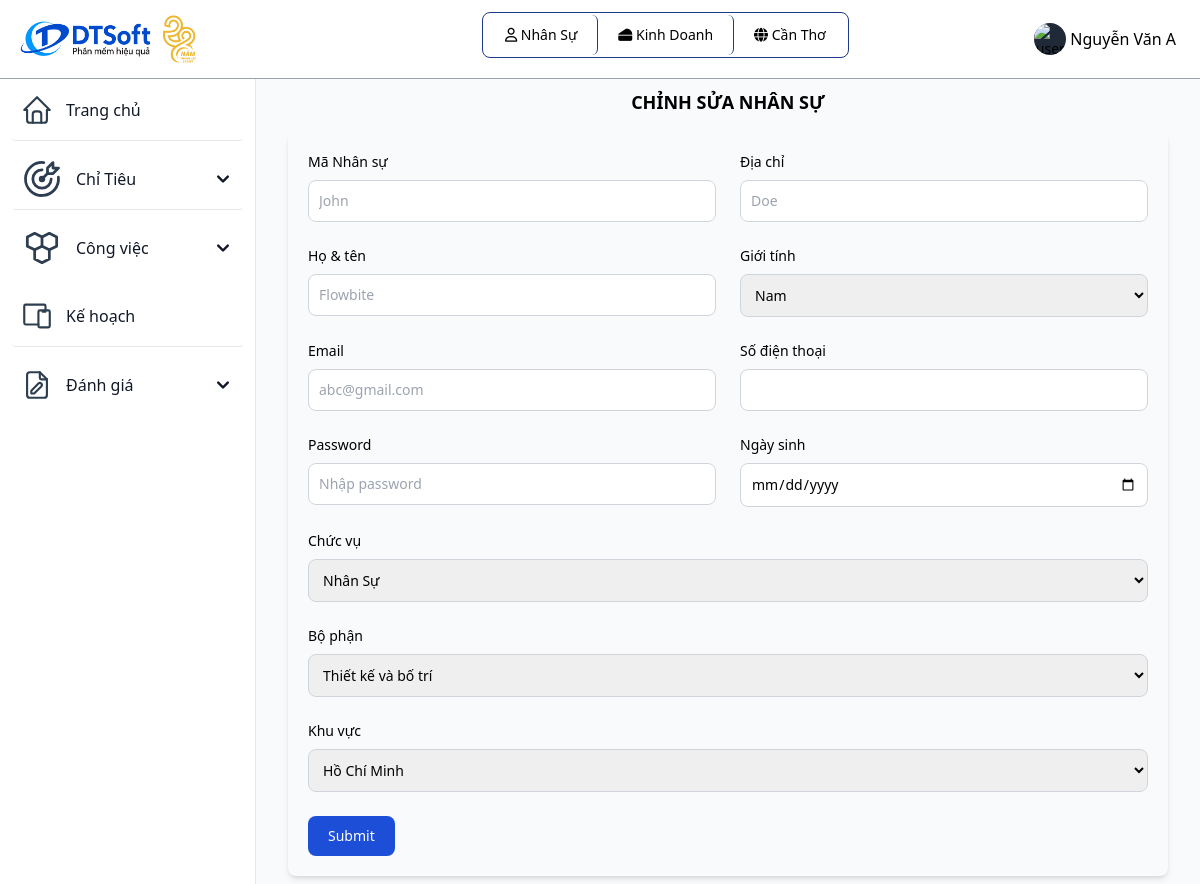
Page /chinhsuanhanvien.php (signed in) on the committed database.
### tables this page shows
CREATE TABLE `vaitro` (
  `id_vaitro` varchar(10) primary key,
  `tenvaitro` varchar(255) NOT NULL,
  `mota` varchar(255) NOT NULL
);

CREATE TABLE `bophan` (
  `id_bophan` varchar(10) primary key,
  `id_khuvuc` varchar(10) NOT NULL,
  `tenbophan` varchar(255) NOT NULL,
  `cvchuyenmon` varchar(255) NOT NULL,
  foreign key(id_khuvuc) references khuvuc(id_khuvuc)
);

CREATE TABLE `khuvuc` (
  `id_khuvuc` varchar(10) primary key,
  `tenkhuvuc` varchar(255) NOT NULL,
  `diachi` varchar(255) NOT NULL,
  `sdt` int(20) NOT NULL
);

### chinhsuanhanvien.php (the view, shortened to what the rows shown need)
<?php
include "inc/header.php";
?>
</body>
</html>

### inc/header.php (shortened to what the rows shown need)
<?php
 include_once('db/connect.php');
?>
<!DOCTYPE html>
<html lang="en">
<head>
	<link href="https://unpkg.com/tailwindcss@2.2.19/dist/tailwind.min.css" rel=" stylesheet">
  <link rel="stylesheet" href="https://cdnjs.cloudflare.com/ajax/libs/font-awesome/6.4.0/css/all.min.css">
	<link href="https://cdn.datatables.net/1.10.19/css/jquery.dataTables.min.css" rel="stylesheet">
	<link href="https://cdn.datatables.net/responsive/2.2.3/css/responsive.dataTables.min.css" rel="stylesheet">
  <script src="https://cdn.tailwindcss.com"></script>
</head>
<body class="g-sidenav-show bg-slate-50" id="draggable">
  <nav class="fixed top-0 z-50 w-full bg-white border-b border-gray-400 dark:border-gray-100 text-black">
        <div class="px-3 py-3 lg:px-5 lg:pl-3">
          <div class="flex items-center justify-between">
	    <div class="divToHide flex items-center justify-start relative inline-flex items-center p-0.5 mb-2 mr-2 text-sm font-medium rounded-lg border border-blue-900">
              <span class="relative px-5 py-2.5 bg-white rounded-md border-r border-blue-900">
                <i class="fa-regular fa-user"></i>
                  <?php
                    $sql = "SELECT tenvaitro from vaitro where id_vaitro = '" . $_SESSION['id_vaitro'] ."'";
                    $result = mysqli_query($connect, $sql);
                    $row = mysqli_fetch_array($result);
                    echo $row['tenvaitro'];
                  ?>
              </span>
              <?php
              if ($_SESSION['id_bophan'] != NULL){
                $sql = "SELECT tenbophan from bophan where id_bophan = '" . $_SESSION['id_bophan'] ."'";
                $result = mysqli_query($connect, $sql);
                $row_bophan = mysqli_fetch_array($result);
              ?>
              <span class="relative px-5 py-2.5 bg-white rounded-md border-r border-blue-900">
                 <i class="fa-solid fa-cheese"></i>
                  <?php
                      echo $row_bophan['tenbophan'];
                  ?>
              </span>
              <?php
              } else echo '';
              ?>
              <?php
              if ($_SESSION['id_vaitro'] != 'QTHT'){
              ?>
              <span class="relative px-5 py-2.5 bg-white rounded-md">
                  <i class="fa-solid fa-globe"></i>
                  <?php
                    $sql = "SELECT tenkhuvuc from khuvuc where id_khuvuc = '" . $_SESSION['id_khuvuc'] ."'";
                    $result = mysqli_query($connect, $sql);
                    $row = mysqli_fetch_array($result);
                    echo $row['tenkhuvuc'];
                  ?>
              </span>
              <?php
              }
              ?>
            </div>
          </div>
        </div>
      </nav>

### rows in the picture
vaitro: tenvaitro "Nhân Sự"
bophan: tenbophan "Kinh Doanh"
khuvuc: tenkhuvuc "Cần Thơ"

### other values in the picture
$_SESSION['tennguoidung'] "Nguyễn Văn A"
form field vaitro_ns "Nhân Sự"
form field bophan_ns "Thiết kế và bố trí"
form field khuvuc_ns "Hồ Chí Minh"
